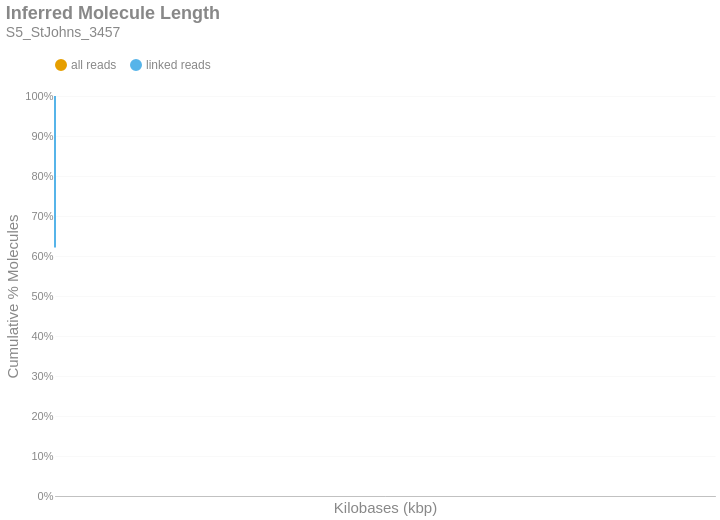

The code cell stored with this chart in its notebook:
### Markdown cell above
### Inferred Molecule Length
This is the cumulative frequency distribution of molecule lengths inferred from the first and last alignment positions along a contig for all alignments associated with a single linked-read barcode on a given contig.There are two distributions: one with `all` the alignments (yellow) and another with only `linked reads` (blue). The percent of molecules in the `linked reads` distribution is relative to the total number of linked molecules.

### Code cell
if SKIPLR:
    print_html(f"Skipped")
else:
    binned_df = consolidated_hist(valids['length_inferred']/1000, mask, 10, True)
    binned_df = binned_df.with_columns(
        pl.when(pl.col('bin').cast(pl.Utf8) == '0').then(pl.lit('1')).otherwise(pl.col('bin').cast(pl.Utf8)).alias('bin')
    )
    with SafeRender(binned_df):
        (
            density_plot(binned_df, 'Inferred Molecule Length', samplename, 'inferredlen')
            .transform_calculate(bin_kb='datum.bin / 1000')
            .encode(
                x=alt.X('bin_kb:Q', title="Kilobases (kbp)").scale(type='log', padding=0).axis(labelAngle=-40),
                y=alt.Y('value:Q', title='Cumulative % Molecules')
                    .axis(format='%')
                    .stack(False)
                    .scale(domainMin=0, domainMax=1,padding=0),
                color=alt.Color("key:N").scale(domain = ["all reads", "linked reads"]),
                tooltip = [
                    alt.Tooltip("key:N", title = "Data Type"),
                    alt.Tooltip("range_label:N", title="Kilobases"),
                    alt.Tooltip("value:Q", format = ".2%", title="% Molecules (Cum.)")
                ]
            )
        ).display()

### Figure 1 — Vega-Lite specification as saved in the notebook (floating-point values rounded to 4 significant figures)
{"width": "container", "height": 400, "config": {"title": {"anchor": "start", "dy": -15, "fontSize": 18, "color": "#888888", "subtitleColor": "#888888", "subtitleFontSize": 14}, "arc": {"fill": "#0072B2"}, "axis": {"domainColor": "#888888", "domainWidth": 0.5, "gridWidth": 0.2, "grid": false, "titleFontWeight": 400, "titleFontSize": 15, "labelFontSize": 11, "labelColor": "#888888", "tickColor": "#888888", "tickWidth": 0.2, "titleColor": "#888888"}, "axisBand": {"grid": false}, "axisX": {"grid": true, "tickSize": 10, "domainCap": "round"}, "axisY": {"domain": false, "grid": true, "tickSize": 0, "domainCap": "round"}, "background": "transparent", "header": {"labelFontSize": 15, "labelColor": "#888888", "titleFontSize": 15, "titleFontWeight": 600, "titleColor": "#888888"}, "legend": {"labelFont": "sans-serif", "labelFontSize": 12, "labelColor": "#888888", "symbolSize": 100, "symbolType": "circle", "titleFontSize": 12, "titlePadding": 10, "titleColor": "#888888", "title": null, "orient": "top"}, "range": {"category": ["#E69F00", "#56B4E9", "#009E73", "#F0E442", "#0072B2", "#D55E00", "#CC79A7", "#000000"], "diverging": ["#cfe8f3", "#a2d4ec", "#73bfe2", "#46abdb", "#1696d2", "#12719e"]}, "area": {"fill": "#0072B2", "fillOpacity": 0.7, "line": true, "strokeOpacity": 0.7}, "line": {"color": "#0072B2", "stroke": "#0072B2", "strokeWidth": 2}, "trail": {"color": "#0072B2", "stroke": "#0072B2", "strokeWidth": 0, "size": 1}, "point": {"filled": true, "fillOpacity": 1.0, "size": 95}, "text": {"color": "#888888", "fontSize": 11, "align": "right", "fontWeight": 400, "size": 11}, "bar": {"fill": "#0072B2", "stroke": null}, "view": {"stroke": null, "continuousWidth": 660, "continuousHeight": 400}}, "data": {"name": "data-60759a5dc40e14c62e47f0de88ba28dc"}, "mark": {"type": "line", "interpolate": "monotone", "point": {"opacity": 0, "size": 275}}, "encoding": {"color": {"field": "key", "scale": {"domain": ["all reads", "linked reads"]}, "type": "nominal"}, "tooltip": [{"field": "key", "title": "Data Type", "type": "nominal"}, {"field": "range_label", "title": "Kilobases", "type": "nominal"}, {"field": "value", "format": ".2%", "title": "% Molecules (Cum.)", "type": "quantitative"}], "x": {"axis": {"labelAngle": -40}, "field": "bin_kb", "scale": {"type": "log", "padding": 0}, "title": "Kilobases (kbp)", "type": "quantitative"}, "y": {"axis": {"format": "%"}, "field": "value", "scale": {"domainMin": 0, "domainMax": 1, "padding": 0}, "stack": false, "title": "Cumulative % Molecules", "type": "quantitative"}}, "params": [{"name": "param_c36ac31b6afebe62", "select": {"type": "point", "fields": ["key"]}, "bind": "legend"}], "title": {"text": "Inferred Molecule Length", "subtitle": "S5_StJohns_3457"}, "transform": [{"fold": ["all reads (cumsum)", "linked reads (cumsum)"]}, {"calculate": "replace(datum.key, ' (cumsum)', '')", "as": "key"}, {"filter": {"param": "param_c36ac31b6afebe62"}}, {"calculate": "datum.bin / 1000", "as": "bin_kb"}], "usermeta": {"embedOptions": {"downloadFileName": "S5_StJohns_3457.inferredlen"}}, "$schema": "https://vega.github.io/schema/vega-lite/v6.1.0.json", "datasets": {"data-60759a5dc40e14c62e47f0de88ba28dc": [{"bin": "0.0", "interval": "0.0-10.0", "all reads": 0.927, "linked reads": 0.6214, "all reads (cumsum)": 0.927, "linked reads (cumsum)": 0.6214, "range_label": "0-9"}, {"bin": "10.0", "interval": "10.0-20.0", "all reads": 0.04078, "linked reads": 0.211, "all reads (cumsum)": 0.9678, "linked reads (cumsum)": 0.8324, "range_label": "10-19"}, {"bin": "20.0", "interval": "20.0-30.0", "all reads": 0.0185, "linked reads": 0.09619, "all reads (cumsum)": 0.9863, "linked reads (cumsum)": 0.9286, "range_label": "20-29"}, {"bin": "30.0", "interval": "30.0-40.0", "all reads": 0.008179, "linked reads": 0.04259, "all reads (cumsum)": 0.9945, "linked reads (cumsum)": 0.9712, "range_label": "30-39"}, {"bin": "40.0", "interval": "40.0-50.0", "all reads": 0.003676, "linked reads": 0.01905, "all reads (cumsum)": 0.9982, "linked reads (cumsum)": 0.9902, "range_label": "40-49"}, {"bin": "50.0", "interval": "50.0-60.0", "all reads": 0.001141, "linked reads": 0.00604, "all reads (cumsum)": 0.9993, "linked reads (cumsum)": 0.9962, "range_label": "50-59"}, {"bin": "60.0", "interval": "60.0-70.0", "all reads": 0.0004135, "linked reads": 0.002193, "all reads (cumsum)": 0.9997, "linked reads (cumsum)": 0.9984, "range_label": "60-69"}, {"bin": "70.0", "interval": "70.0-80.0", "all reads": 0.0001711, "linked reads": 0.0009086, "all reads (cumsum)": 0.9999, "linked reads (cumsum)": 0.9993, "range_label": "70-79"}, {"bin": "80.0", "interval": "80.0-90.0", "all reads": 6.832e-05, "linked reads": 0.0003619, "all reads (cumsum)": 0.9999, "linked reads (cumsum)": 0.9997, "range_label": "80-89"}, {"bin": "90.0", "interval": "90.0-100.0", "all reads": 2.947e-05, "linked reads": 0.000156, "all reads (cumsum)": 1.0, "linked reads (cumsum)": 0.9999, "range_label": "90-99"}, {"bin": "100.0", "interval": "100.0-110.0", "all reads": 1.258e-05, "linked reads": 6.687e-05, "all reads (cumsum)": 1.0, "linked reads (cumsum)": 0.9999, "range_label": "100-109"}, {"bin": "110.0", "interval": "110.0-120.0", "all reads": 6.512e-06, "linked reads": 3.461e-05, "all reads (cumsum)": 1.0, "linked reads (cumsum)": 1.0, "range_label": "110-119"}, {"bin": "120.0", "interval": "120.0-130.0", "all reads": 3.311e-06, "linked reads": 1.76e-05, "all reads (cumsum)": 1.0, "linked reads (cumsum)": 1.0, "range_label": "120-129"}, {"bin": "130.0", "interval": "130.0-140.0", "all reads": 1.766e-06, "linked reads": 9.385e-06, "all reads (cumsum)": 1.0, "linked reads (cumsum)": 1.0, "range_label": "130-139"}, {"bin": "140.0", "interval": "140.0-150.0", "all reads": 8.83e-07, "linked reads": 4.692e-06, "all reads (cumsum)": 1.0, "linked reads (cumsum)": 1.0, "range_label": "140-149"}, {"bin": "150.0", "interval": "150.0-160.0", "all reads": 1.104e-07, "linked reads": 5.866e-07, "all reads (cumsum)": 1.0, "linked reads (cumsum)": 1.0, "range_label": "150-159"}, {"bin": "160.0", "interval": "160.0-170.0", "all reads": 2.208e-07, "linked reads": 1.173e-06, "all reads (cumsum)": 1.0, "linked reads (cumsum)": 1.0, "range_label": "160-169"}, {"bin": "170.0", "interval": "170.0-180.0", "all reads": 1.104e-07, "linked reads": 5.866e-07, "all reads (cumsum)": 1.0, "linked reads (cumsum)": 1.0, "range_label": "170-179"}, {"bin": "180.0", "interval": "180.0-190.0", "all reads": 1.104e-07, "linked reads": 5.866e-07, "all reads (cumsum)": 1.0, "linked reads (cumsum)": 1.0, "range_label": "180-189"}]}}
